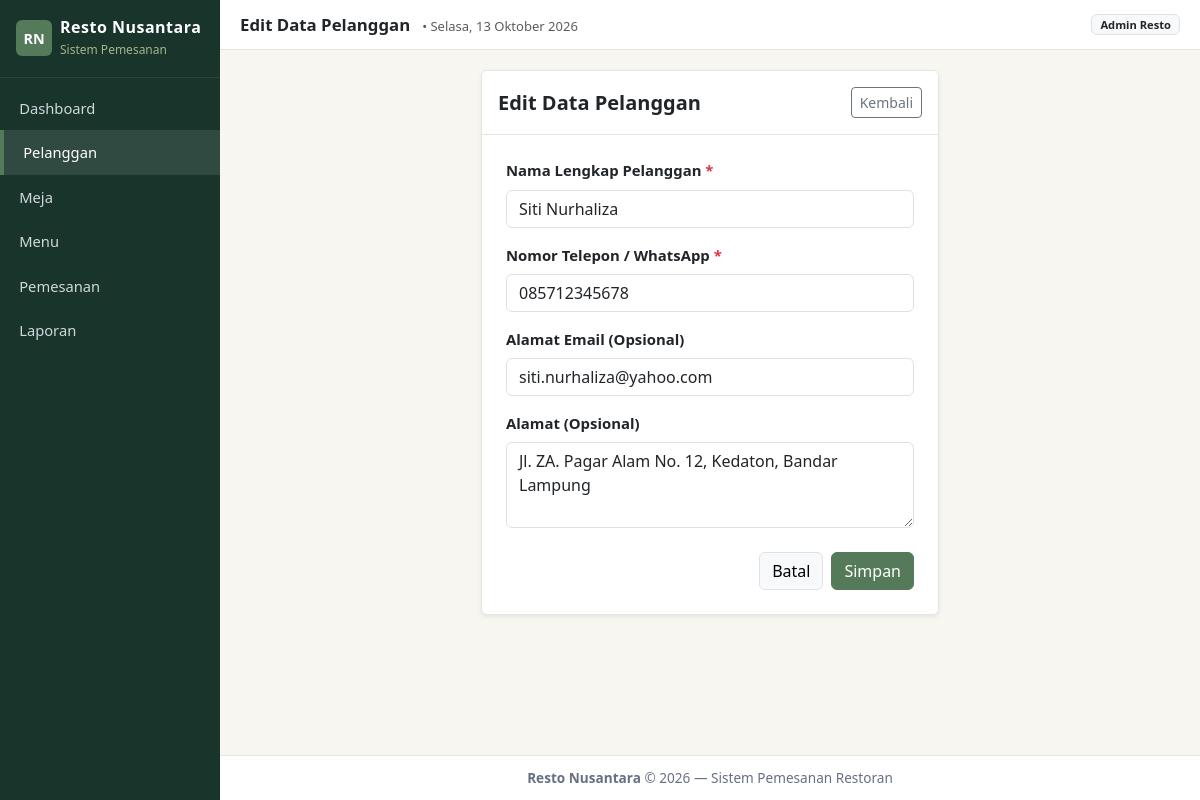
Page /index.php?page=pelanggan&action=edit&id=2 on the committed database.
### tables this page shows
CREATE TABLE `pelanggan` (
  `id_pelanggan` INT AUTO_INCREMENT PRIMARY KEY,
  `nama_pelanggan` VARCHAR(100) NOT NULL,
  `no_telepon` VARCHAR(20) NOT NULL,
  `email` VARCHAR(100) DEFAULT NULL,
  `alamat` VARCHAR(255) DEFAULT NULL,
  `created_at` TIMESTAMP DEFAULT CURRENT_TIMESTAMP
);

### controllers/PelangganController.php (called while the page is built, shortened)
<?php
require_once __DIR__ . '/../models/Pelanggan.php';
require_once __DIR__ . '/../config/helpers.php';
class PelangganController {
    private Pelanggan $pelangganModel;
    public function __construct() {
        $this->pelangganModel = new Pelanggan();
    }
    public function edit(): void {
        $id = (int)($_GET['id'] ?? 0);
        $pelanggan = $this->pelangganModel->getById($id);
        $errors = [];
        $data = $pelanggan;
        require_once __DIR__ . '/../views/pelanggan/edit.php';
    }
}

### config/helpers.php (called while the page is built, shortened)
<?php
function baseUrl(string $path = ''): string {
    $scriptDir = str_replace('\\', '/', dirname($_SERVER['SCRIPT_NAME'] ?? ''));
    $base = rtrim($scriptDir, '/');
    if ($base === '' || $base === '.') {
        $base = '';
    }
    return $base . '/' . ltrim($path, '/');
}
function e($value): string {
    return htmlspecialchars((string)($value ?? ''), ENT_QUOTES, 'UTF-8');
}

### config/Database.php (called while the page is built, shortened)
<?php
class Database {
    private static ?mysqli $instance = null;
    public static function getConnection(): mysqli {
        if (self::$instance === null) {
            $db = new self();
            $conn = new mysqli(
                $db->host,
                $db->username,
                $db->password,
                $db->db_name,
                $db->port
            );
            $conn->set_charset($db->charset);
            self::$instance = $conn;
        }
        return self::$instance;
    }
}

### models/BaseModel.php (called while the page is built, shortened)
<?php
require_once __DIR__ . '/../config/Database.php';
abstract class BaseModel {
    public function __construct() {
        $this->db = Database::getConnection();
    }
}

### models/Pelanggan.php (called while the page is built, shortened)
<?php
require_once __DIR__ . '/BaseModel.php';
class Pelanggan extends BaseModel {
    protected string $table = 'pelanggan';
    public function getById(int $id): ?array {
        $stmt = $this->db->prepare("SELECT * FROM {$this->table} WHERE id_pelanggan = ?");
        $stmt->bind_param('i', $id);
        $stmt->execute();
        $row = $stmt->get_result()->fetch_assoc();
        return $row ?: null;
    }
}

### views/pelanggan/edit.php (the view, shortened to what this page needs)
<?php
require_once __DIR__ . '/../layout/header.php';
?>
<div class="row justify-content-center">
    <div class="col-12 col-md-8 col-lg-6">
        <div class="card shadow-sm">
            <div class="card-header bg-white py-3">
                <div class="d-flex justify-content-between align-items-center">
                    <h5 class="fw-bold mb-0">Edit Data Pelanggan</h5>
                    <a href="<?= baseUrl('index.php?page=pelanggan') ?>" class="btn btn-sm btn-outline-secondary">
                        Kembali
                    </a>
                </div>
            </div>
            <div class="card-body p-4">
                <form method="POST" action="<?= baseUrl('index.php?page=pelanggan&action=edit&id=' . $id) ?>">
                    <div class="mb-3">
                        <label for="nama_pelanggan" class="form-label fw-semibold">Nama Lengkap Pelanggan <span class="text-danger">*</span></label>
                        <input type="text"
                               class="form-control <?= isset($errors['nama_pelanggan']) ? 'is-invalid' : '' ?>"
                               id="nama_pelanggan"
                               name="nama_pelanggan"
                               value="<?= e($data['nama_pelanggan'] ?? '') ?>"
                               required>
                    </div>
                    <div class="mb-3">
                        <label for="no_telepon" class="form-label fw-semibold">Nomor Telepon / WhatsApp <span class="text-danger">*</span></label>
                        <input type="tel"
                               class="form-control <?= isset($errors['no_telepon']) ? 'is-invalid' : '' ?>"
                               id="no_telepon"
                               name="no_telepon"
                               value="<?= e($data['no_telepon'] ?? '') ?>"
                               required>
                    </div>
                    <div class="mb-3">
                        <label for="email" class="form-label fw-semibold">Alamat Email (Opsional)</label>
                        <input type="email"
                               class="form-control <?= isset($errors['email']) ? 'is-invalid' : '' ?>"
                               id="email"
                               name="email"
                               value="<?= e($data['email'] ?? '') ?>">
                    </div>
                    <div class="mb-4">
                        <label for="alamat" class="form-label fw-semibold">Alamat (Opsional)</label>
                        <textarea class="form-control"
                                  id="alamat"
                                  name="alamat"
                                  rows="3"><?= e($data['alamat'] ?? '') ?></textarea>
                    </div>
                    <div class="d-flex justify-content-end gap-2">
                        <a href="<?= baseUrl('index.php?page=pelanggan') ?>" class="btn btn-light border">Batal</a>
                        <button type="submit" class="btn btn-primary">
                            Simpan
                        </button>
                    </div>
                </form>
            </div>
        </div>
    </div>
</div>
<?php require_once __DIR__ . '/../layout/footer.php'; ?>

### assets/css/style.css (style rules this page uses)
:root { --color-forest: #19352B; --color-primary: #557A59; --color-bg: #F7F6F0; --color-border: #E3E8DF; }
*, *::before, *::after { box-sizing: border-box; }
html, body { max-width: 100%; overflow-x: hidden; margin: 0; padding: 0; }
body { background: var(--color-bg); font-family: 'Segoe UI', sans-serif; font-size: 0.93rem; }
.card { background: #fff; border: 1px solid var(--color-border); border-radius: 6px; }
.card-header { background: #fff; border-bottom: 1px solid var(--color-border); padding: 0.75rem 1rem; }
.btn-primary { background: var(--color-primary) !important; border-color: var(--color-primary) !important; color: #fff !important; }

### rows in the picture
pelanggan: nama_pelanggan "Siti Nurhaliza", no_telepon "085712345678", email "siti.nurhaliza@yahoo.com", alamat "Jl. ZA. Pagar Alam No. 12, Kedaton, Bandar Lampung"

### other values in the picture
$pageTitle "Edit Data Pelanggan"
